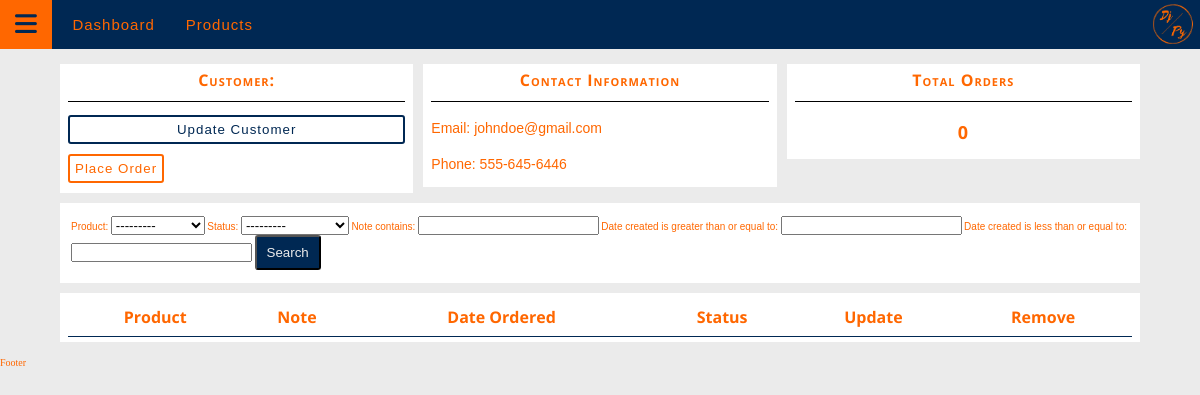
The page /customers/1/ on the database as committed earlier.
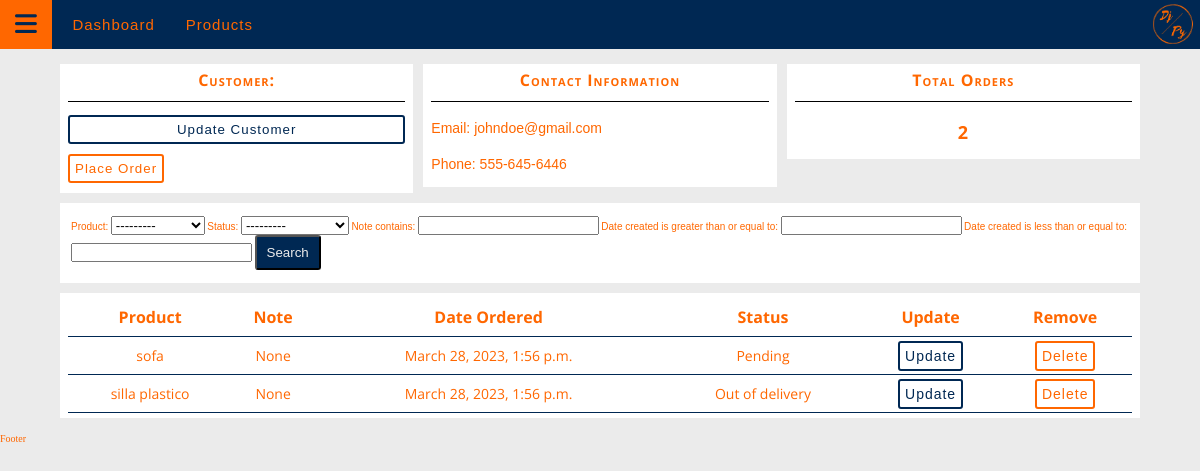
The same page on the database as committed later.
### accounts/models.py (models this page shows, shortened)
class Order(models.Model):
    STATUS = (
        ('Pending', 'Pending'),
        ('Out of delivery', 'Out of delivery'),
        ('Delivered', 'Delivered')
    )
    customer = models.ForeignKey(Customer, null=True, on_delete= models.SET_NULL)
    product = models.ForeignKey(Product, null=True, on_delete= models.SET_NULL)
    date_created = models.DateTimeField(auto_now_add=True, null=True)
    status = models.CharField(max_length=100, null=True, choices=STATUS)
    note = models.CharField(max_length=100, null=True)

class Product(models.Model):
    CATEGORY = (
        ('Indoor', 'Indoor'),
        ('Out Door', 'Out Door')
    )
    name = models.CharField(max_length=100, null=True)
    price = models.FloatField(null=True)
    category = models.CharField(max_length=100, null=True, choices=CATEGORY)
    description = models.CharField(max_length=200, null=True, blank=True)
    date_created = models.DateTimeField(auto_now_add=True, null=True)
    tags = models.ManyToManyField(Tag)
    def __str__(self):
        return self.name

### accounts/views.py (the view)
# urls.py: path('customers/<str:pk_test>/',views.customers, name="customers"),
def customers(request, pk_test):
    customers = Customer.objects.get(id=pk_test)
    orders = customers.order_set.all()
    orders_count = orders.count()
    myFilter = OrderFilter(request.GET, queryset=orders)
    orders = myFilter.qs
    context = {'customers': customers, 'orders': orders, 'orders_count': orders_count, 'myFilter': myFilter}
    return render(request, 'accounts/customers.html', context)

### accounts/templates/accounts/customers.html (shortened to what this page needs)
{% extends 'accounts/main.html' %}
{% block content %}
<section class="cust-container">
    <div class="cust-info_cards">
        <div class="cust-card">
            <h5 class="co-title">Customer:</h5>
            <button type="button" class="cust-btn blue">Update Customer</button>
            <a href="{% url 'create_order' customers.id %}"><button type="button" class="cust-btn orange">Place Order</button></a>
        </div>
        <div class="cust-card">
            <h5 class="co-title">Contact Information</h5>
            <p>Email: {{customers.email}} </p>
            <p>Phone: {{customers.phone}} </p>
        </div>
        <div class="cust-card">
            <h5 class="co-title">Total Orders</h5>
            <h2 class="ord-count">{{orders_count}}</h2>
        </div>
    </div>
    <div class="cust-search_form">
        <div class="cust-card">
            <form method="get">
                {{myFilter.form}}
                <button type="submit" class="cust-form_btn">Search</button>
            </form>
        </div>
        <div class="cust-card">
            <table class="co-table">
                <tr>
                    <th>Product</th>
                    <th>Note</th>
                    <th>Date Ordered</th>
                    <th>Status</th>
                    <th>Update</th>
                    <th>Remove</th>
                </tr>
                {% for order in orders %}
                    <tr>
                        <td>{{ order.product }}</td>
                        <td>{{ order.note }}</td>
                        <td>{{ order.date_created }}</td>
                        <td>{{ order.status }}</td>
                        <td><a class="btn btn-info" href="{% url 'update_order' order.id %}">Update</a></td>
                        <td><a class="btn btn-danger" href="{% url 'delete_order' order.id %}">Delete</a></td>
                    </tr>
                {% endfor %}
            </table>
        </div>
    </div>
</section>
{% endblock  %}

Rows that differ between the two databases and show on the page:
added Order: product "sofa", note "None", date_created "March 28, 2023, 1:56 p.m.", status "Pending"
added Order: product "silla plastico", note "None", date_created "March 28, 2023, 1:56 p.m.", status "Out of delivery"
Other text that changed with them:
{{ orders_count }}: "0" → "2"
